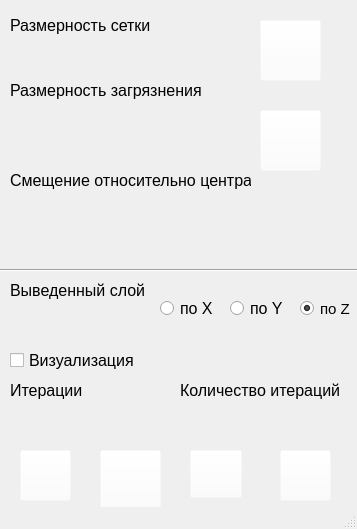
<?xml version="1.0" encoding="UTF-8"?>
<ui version="4.0">
 <class>MainWindow</class>
 <widget class="QMainWindow" name="MainWindow">
  <property name="geometry">
   <rect>
    <x>0</x>
    <y>0</y>
    <width>357</width>
    <height>529</height>
   </rect>
  </property>
  <property name="windowTitle">
   <string>Модель распространения загрязнения</string>
  </property>
  <property name="windowIcon">
   <iconset>
    <normaloff>science.png</normaloff>science.png</iconset>
  </property>
  <widget class="QWidget" name="centralwidget">
   <widget class="QLabel" name="label">
    <property name="geometry">
     <rect>
      <x>10</x>
      <y>10</y>
      <width>141</width>
      <height>31</height>
     </rect>
    </property>
    <property name="font">
     <font>
      <pointsize>12</pointsize>
     </font>
    </property>
    <property name="text">
     <string>Размерность сетки</string>
    </property>
   </widget>
   <widget class="QLabel" name="label_2">
    <property name="geometry">
     <rect>
      <x>10</x>
      <y>80</y>
      <width>211</width>
      <height>21</height>
     </rect>
    </property>
    <property name="font">
     <font>
      <pointsize>12</pointsize>
     </font>
    </property>
    <property name="text">
     <string>Размерность загрязнения</string>
    </property>
   </widget>
   <widget class="QTextEdit" name="grid">
    <property name="enabled">
     <bool>false</bool>
    </property>
    <property name="geometry">
     <rect>
      <x>10</x>
      <y>40</y>
      <width>171</width>
      <height>31</height>
     </rect>
    </property>
    <property name="styleSheet">
     <string notr="true">background-color: rgba(255, 255, 255, 0);</string>
    </property>
    <property name="html">
     <string>&lt;!DOCTYPE HTML PUBLIC &quot;-//W3C//DTD HTML 4.0//EN&quot; &quot;http://www.w3.org/TR/REC-html40/strict.dtd&quot;&gt;
&lt;html&gt;&lt;head&gt;&lt;meta name=&quot;qrichtext&quot; content=&quot;1&quot; /&gt;&lt;style type=&quot;text/css&quot;&gt;
p, li { white-space: pre-wrap; }
&lt;/style&gt;&lt;/head&gt;&lt;body style=&quot; font-family:'MS Shell Dlg 2'; font-size:8.25pt; font-weight:400; font-style:normal;&quot;&gt;
&lt;p style=&quot;-qt-paragraph-type:empty; margin-top:0px; margin-bottom:0px; margin-left:0px; margin-right:0px; -qt-block-indent:0; text-indent:0px;&quot;&gt;&lt;br /&gt;&lt;/p&gt;&lt;/body&gt;&lt;/html&gt;</string>
    </property>
   </widget>
   <widget class="QTextEdit" name="poll">
    <property name="enabled">
     <bool>false</bool>
    </property>
    <property name="geometry">
     <rect>
      <x>10</x>
      <y>110</y>
      <width>171</width>
      <height>51</height>
     </rect>
    </property>
    <property name="styleSheet">
     <string notr="true">background-color: rgba(255, 255, 255, 0);</string>
    </property>
    <property name="html">
     <string>&lt;!DOCTYPE HTML PUBLIC &quot;-//W3C//DTD HTML 4.0//EN&quot; &quot;http://www.w3.org/TR/REC-html40/strict.dtd&quot;&gt;
&lt;html&gt;&lt;head&gt;&lt;meta name=&quot;qrichtext&quot; content=&quot;1&quot; /&gt;&lt;style type=&quot;text/css&quot;&gt;
p, li { white-space: pre-wrap; }
&lt;/style&gt;&lt;/head&gt;&lt;body style=&quot; font-family:'MS Shell Dlg 2'; font-size:8.25pt; font-weight:400; font-style:normal;&quot;&gt;
&lt;p style=&quot;-qt-paragraph-type:empty; margin-top:0px; margin-bottom:0px; margin-left:0px; margin-right:0px; -qt-block-indent:0; text-indent:0px;&quot;&gt;&lt;br /&gt;&lt;/p&gt;&lt;/body&gt;&lt;/html&gt;</string>
    </property>
   </widget>
   <widget class="QTextEdit" name="layer">
    <property name="enabled">
     <bool>true</bool>
    </property>
    <property name="geometry">
     <rect>
      <x>10</x>
      <y>300</y>
      <width>141</width>
      <height>31</height>
     </rect>
    </property>
    <property name="styleSheet">
     <string notr="true">background-color: rgba(255, 255, 255, 0);</string>
    </property>
    <property name="html">
     <string>&lt;!DOCTYPE HTML PUBLIC &quot;-//W3C//DTD HTML 4.0//EN&quot; &quot;http://www.w3.org/TR/REC-html40/strict.dtd&quot;&gt;
&lt;html&gt;&lt;head&gt;&lt;meta name=&quot;qrichtext&quot; content=&quot;1&quot; /&gt;&lt;style type=&quot;text/css&quot;&gt;
p, li { white-space: pre-wrap; }
&lt;/style&gt;&lt;/head&gt;&lt;body style=&quot; font-family:'MS Shell Dlg 2'; font-size:8.25pt; font-weight:400; font-style:normal;&quot;&gt;
&lt;p style=&quot;-qt-paragraph-type:empty; margin-top:0px; margin-bottom:0px; margin-left:0px; margin-right:0px; -qt-block-indent:0; text-indent:0px;&quot;&gt;&lt;br /&gt;&lt;/p&gt;&lt;/body&gt;&lt;/html&gt;</string>
    </property>
   </widget>
   <widget class="QLabel" name="label_4">
    <property name="geometry">
     <rect>
      <x>10</x>
      <y>280</y>
      <width>141</width>
      <height>21</height>
     </rect>
    </property>
    <property name="font">
     <font>
      <pointsize>12</pointsize>
     </font>
    </property>
    <property name="text">
     <string>Выведенный слой</string>
    </property>
   </widget>
   <widget class="QTextEdit" name="textEdit_5">
    <property name="enabled">
     <bool>true</bool>
    </property>
    <property name="geometry">
     <rect>
      <x>180</x>
      <y>410</y>
      <width>141</width>
      <height>31</height>
     </rect>
    </property>
    <property name="styleSheet">
     <string notr="true">background-color: rgba(255, 255, 255, 0);</string>
    </property>
    <property name="html">
     <string>&lt;!DOCTYPE HTML PUBLIC &quot;-//W3C//DTD HTML 4.0//EN&quot; &quot;http://www.w3.org/TR/REC-html40/strict.dtd&quot;&gt;
&lt;html&gt;&lt;head&gt;&lt;meta name=&quot;qrichtext&quot; content=&quot;1&quot; /&gt;&lt;style type=&quot;text/css&quot;&gt;
p, li { white-space: pre-wrap; }
&lt;/style&gt;&lt;/head&gt;&lt;body style=&quot; font-family:'MS Shell Dlg 2'; font-size:8.25pt; font-weight:400; font-style:normal;&quot;&gt;
&lt;p style=&quot;-qt-paragraph-type:empty; margin-top:0px; margin-bottom:0px; margin-left:0px; margin-right:0px; -qt-block-indent:0; text-indent:0px;&quot;&gt;&lt;br /&gt;&lt;/p&gt;&lt;/body&gt;&lt;/html&gt;</string>
    </property>
   </widget>
   <widget class="QLabel" name="label_5">
    <property name="geometry">
     <rect>
      <x>180</x>
      <y>380</y>
      <width>161</width>
      <height>21</height>
     </rect>
    </property>
    <property name="font">
     <font>
      <pointsize>12</pointsize>
     </font>
    </property>
    <property name="text">
     <string>Количество итераций</string>
    </property>
   </widget>
   <widget class="QPushButton" name="start">
    <property name="geometry">
     <rect>
      <x>280</x>
      <y>450</y>
      <width>51</width>
      <height>51</height>
     </rect>
    </property>
    <property name="styleSheet">
     <string notr="true">background-color: rgba(255, 255, 255, 0);</string>
    </property>
    <property name="text">
     <string/>
    </property>
    <property name="icon">
     <iconset>
      <normaloff>power-button.png</normaloff>power-button.png</iconset>
    </property>
    <property name="iconSize">
     <size>
      <width>40</width>
      <height>40</height>
     </size>
    </property>
   </widget>
   <widget class="QPushButton" name="reset">
    <property name="geometry">
     <rect>
      <x>190</x>
      <y>450</y>
      <width>52</width>
      <height>48</height>
     </rect>
    </property>
    <property name="styleSheet">
     <string notr="true">background-color: rgba(255, 255, 255, 0);</string>
    </property>
    <property name="text">
     <string/>
    </property>
    <property name="icon">
     <iconset>
      <normaloff>refresh.png</normaloff>refresh.png</iconset>
    </property>
    <property name="iconSize">
     <size>
      <width>40</width>
      <height>40</height>
     </size>
    </property>
   </widget>
   <widget class="QPushButton" name="excel">
    <property name="geometry">
     <rect>
      <x>20</x>
      <y>450</y>
      <width>51</width>
      <height>51</height>
     </rect>
    </property>
    <property name="styleSheet">
     <string notr="true">background-color: rgba(255, 255, 255, 0);</string>
    </property>
    <property name="text">
     <string/>
    </property>
    <property name="icon">
     <iconset>
      <normaloff>paper.png</normaloff>paper.png</iconset>
    </property>
    <property name="iconSize">
     <size>
      <width>40</width>
      <height>40</height>
     </size>
    </property>
   </widget>
   <widget class="Line" name="line">
    <property name="geometry">
     <rect>
      <x>0</x>
      <y>260</y>
      <width>361</width>
      <height>20</height>
     </rect>
    </property>
    <property name="orientation">
     <enum>Qt::Horizontal</enum>
    </property>
   </widget>
   <widget class="QPushButton" name="set_poll">
    <property name="geometry">
     <rect>
      <x>260</x>
      <y>110</y>
      <width>61</width>
      <height>61</height>
     </rect>
    </property>
    <property name="styleSheet">
     <string notr="true">background-color: rgba(255, 255, 255, 0);</string>
    </property>
    <property name="text">
     <string/>
    </property>
    <property name="icon">
     <iconset>
      <normaloff>menu.png</normaloff>menu.png</iconset>
    </property>
    <property name="iconSize">
     <size>
      <width>40</width>
      <height>40</height>
     </size>
    </property>
   </widget>
   <widget class="QPushButton" name="set_grid">
    <property name="geometry">
     <rect>
      <x>260</x>
      <y>20</y>
      <width>61</width>
      <height>61</height>
     </rect>
    </property>
    <property name="styleSheet">
     <string notr="true">background-color: rgba(255, 255, 255, 0);</string>
    </property>
    <property name="text">
     <string/>
    </property>
    <property name="icon">
     <iconset>
      <normaloff>menu.png</normaloff>menu.png</iconset>
    </property>
    <property name="iconSize">
     <size>
      <width>40</width>
      <height>40</height>
     </size>
    </property>
   </widget>
   <widget class="QLabel" name="label_6">
    <property name="geometry">
     <rect>
      <x>10</x>
      <y>380</y>
      <width>101</width>
      <height>21</height>
     </rect>
    </property>
    <property name="font">
     <font>
      <pointsize>12</pointsize>
     </font>
    </property>
    <property name="text">
     <string>Итерации</string>
    </property>
   </widget>
   <widget class="QTextEdit" name="textEdit_6">
    <property name="enabled">
     <bool>false</bool>
    </property>
    <property name="geometry">
     <rect>
      <x>10</x>
      <y>410</y>
      <width>141</width>
      <height>31</height>
     </rect>
    </property>
    <property name="styleSheet">
     <string notr="true">background-color: rgba(255, 255, 255, 0);</string>
    </property>
    <property name="html">
     <string>&lt;!DOCTYPE HTML PUBLIC &quot;-//W3C//DTD HTML 4.0//EN&quot; &quot;http://www.w3.org/TR/REC-html40/strict.dtd&quot;&gt;
&lt;html&gt;&lt;head&gt;&lt;meta name=&quot;qrichtext&quot; content=&quot;1&quot; /&gt;&lt;style type=&quot;text/css&quot;&gt;
p, li { white-space: pre-wrap; }
&lt;/style&gt;&lt;/head&gt;&lt;body style=&quot; font-family:'MS Shell Dlg 2'; font-size:8.25pt; font-weight:400; font-style:normal;&quot;&gt;
&lt;p style=&quot;-qt-paragraph-type:empty; margin-top:0px; margin-bottom:0px; margin-left:0px; margin-right:0px; -qt-block-indent:0; text-indent:0px;&quot;&gt;&lt;br /&gt;&lt;/p&gt;&lt;/body&gt;&lt;/html&gt;</string>
    </property>
   </widget>
   <widget class="QTextEdit" name="bias">
    <property name="enabled">
     <bool>false</bool>
    </property>
    <property name="geometry">
     <rect>
      <x>10</x>
      <y>200</y>
      <width>171</width>
      <height>51</height>
     </rect>
    </property>
    <property name="styleSheet">
     <string notr="true">background-color: rgba(255, 255, 255, 0);</string>
    </property>
    <property name="html">
     <string>&lt;!DOCTYPE HTML PUBLIC &quot;-//W3C//DTD HTML 4.0//EN&quot; &quot;http://www.w3.org/TR/REC-html40/strict.dtd&quot;&gt;
&lt;html&gt;&lt;head&gt;&lt;meta name=&quot;qrichtext&quot; content=&quot;1&quot; /&gt;&lt;style type=&quot;text/css&quot;&gt;
p, li { white-space: pre-wrap; }
&lt;/style&gt;&lt;/head&gt;&lt;body style=&quot; font-family:'MS Shell Dlg 2'; font-size:8.25pt; font-weight:400; font-style:normal;&quot;&gt;
&lt;p style=&quot;-qt-paragraph-type:empty; margin-top:0px; margin-bottom:0px; margin-left:0px; margin-right:0px; -qt-block-indent:0; text-indent:0px;&quot;&gt;&lt;br /&gt;&lt;/p&gt;&lt;/body&gt;&lt;/html&gt;</string>
    </property>
   </widget>
   <widget class="QLabel" name="label_3">
    <property name="geometry">
     <rect>
      <x>10</x>
      <y>170</y>
      <width>241</width>
      <height>21</height>
     </rect>
    </property>
    <property name="font">
     <font>
      <pointsize>12</pointsize>
     </font>
    </property>
    <property name="text">
     <string>Смещение относительно центра</string>
    </property>
   </widget>
   <widget class="QRadioButton" name="radioButton">
    <property name="geometry">
     <rect>
      <x>160</x>
      <y>300</y>
      <width>61</width>
      <height>17</height>
     </rect>
    </property>
    <property name="font">
     <font>
      <pointsize>12</pointsize>
     </font>
    </property>
    <property name="text">
     <string>по X</string>
    </property>
   </widget>
   <widget class="QRadioButton" name="radioButton_2">
    <property name="geometry">
     <rect>
      <x>230</x>
      <y>300</y>
      <width>61</width>
      <height>17</height>
     </rect>
    </property>
    <property name="font">
     <font>
      <pointsize>12</pointsize>
     </font>
    </property>
    <property name="text">
     <string>по Y</string>
    </property>
   </widget>
   <widget class="QRadioButton" name="radioButton_3">
    <property name="geometry">
     <rect>
      <x>300</x>
      <y>300</y>
      <width>61</width>
      <height>17</height>
     </rect>
    </property>
    <property name="font">
     <font>
      <pointsize>11</pointsize>
     </font>
    </property>
    <property name="autoFillBackground">
     <bool>false</bool>
    </property>
    <property name="text">
     <string>по Z</string>
    </property>
    <property name="checked">
     <bool>true</bool>
    </property>
   </widget>
   <widget class="QCheckBox" name="checkBox">
    <property name="geometry">
     <rect>
      <x>10</x>
      <y>350</y>
      <width>151</width>
      <height>21</height>
     </rect>
    </property>
    <property name="font">
     <font>
      <pointsize>12</pointsize>
     </font>
    </property>
    <property name="text">
     <string>Визуализация</string>
    </property>
   </widget>
   <widget class="QPushButton" name="set_color">
    <property name="geometry">
     <rect>
      <x>100</x>
      <y>450</y>
      <width>61</width>
      <height>61</height>
     </rect>
    </property>
    <property name="styleSheet">
     <string notr="true">background-color: rgba(255, 255, 255, 0);</string>
    </property>
    <property name="text">
     <string/>
    </property>
    <property name="icon">
     <iconset>
      <normaloff>menu.png</normaloff>menu.png</iconset>
    </property>
    <property name="iconSize">
     <size>
      <width>40</width>
      <height>40</height>
     </size>
    </property>
   </widget>
  </widget>
  <widget class="QMenuBar" name="menubar">
   <property name="geometry">
    <rect>
     <x>0</x>
     <y>0</y>
     <width>357</width>
     <height>21</height>
    </rect>
   </property>
  </widget>
  <widget class="QStatusBar" name="statusbar"/>
 </widget>
 <resources/>
 <connections/>
</ui>
